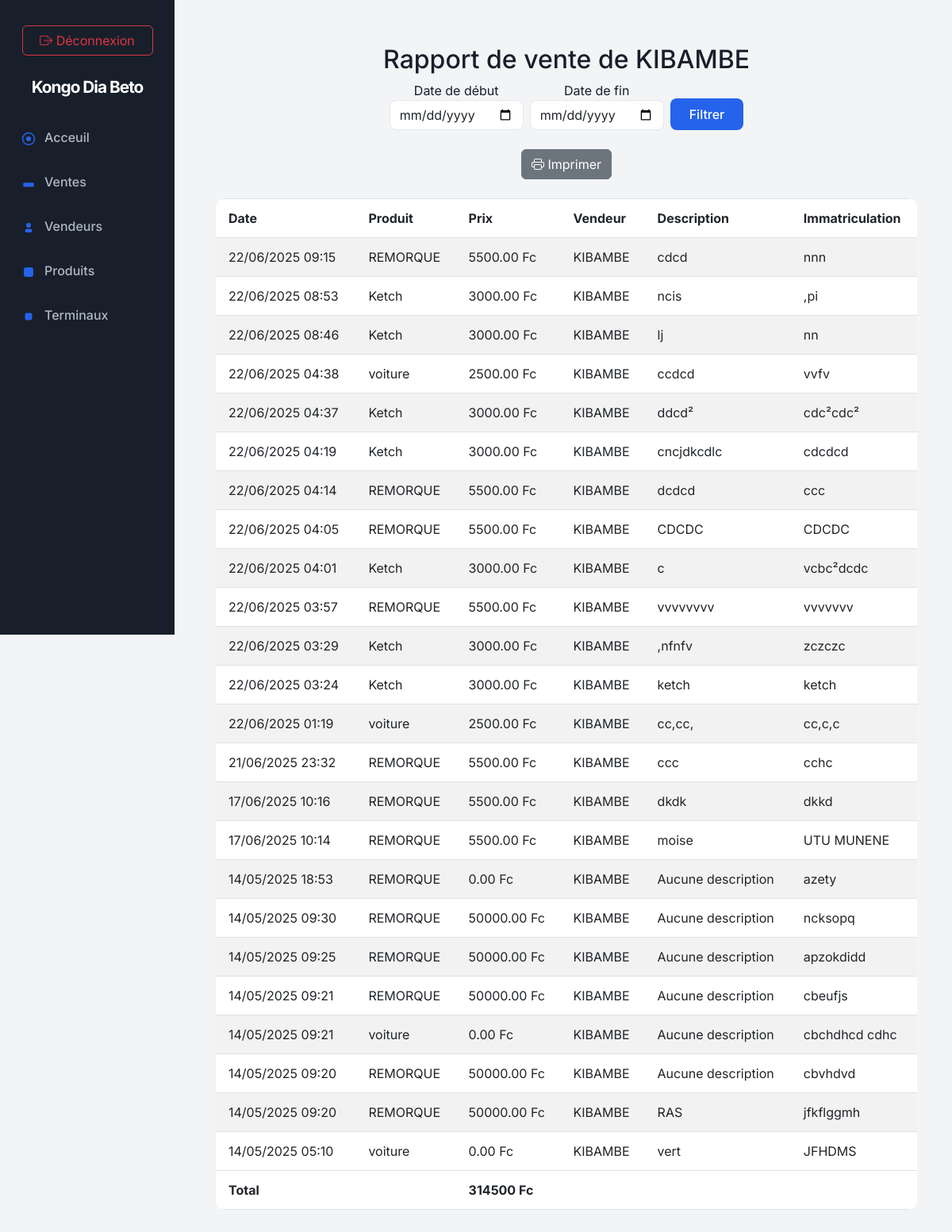
The app's page /api/rapport-vendeur/print/2/ (signed in), older data.
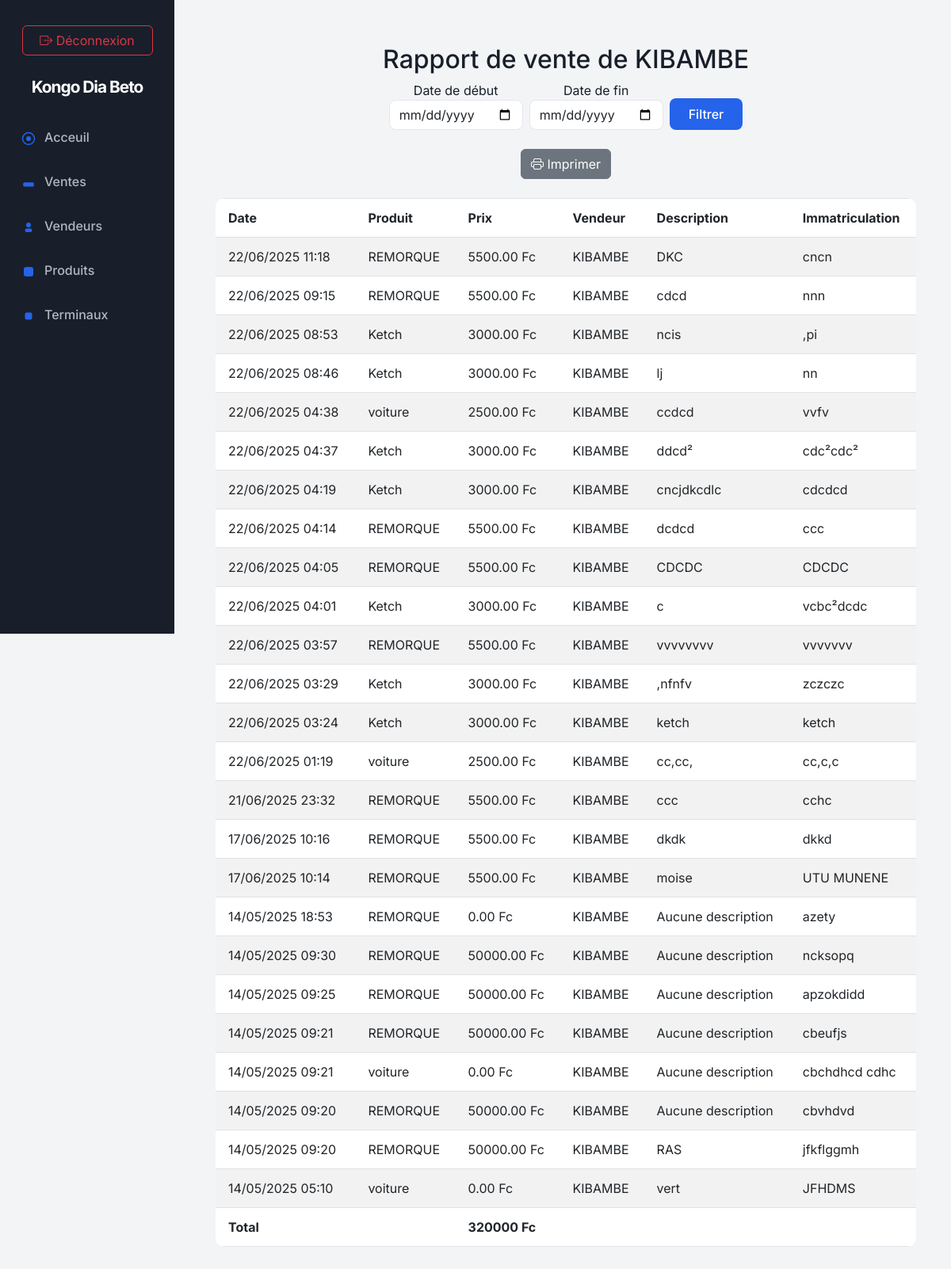
The same page, newer data.
### apps/sales/models.py (models this page shows, shortened)
class Sale(models.Model):
    produit = models.ForeignKey('Produit', on_delete=models.CASCADE)  # Champ correct
    seller = models.ForeignKey('Vendeur', on_delete=models.CASCADE)
    description = models.TextField(default="Aucune description")
    license_plate = models.CharField(max_length=20)
    price = models.DecimalField(max_digits=10, decimal_places=2, default=0.0)
    created_at = models.DateTimeField(auto_now_add=True)
    SOURCE_CHOICES = [
        ('POS', 'Point of Sale'),
        ('WEB', 'Web'),
        ('OTHER', 'Autre'),
    ]
    source = models.CharField(max_length=10, choices=SOURCE_CHOICES, default='WEB')

class Produit(models.Model):
    nom_produit = models.CharField(max_length=100)  # Nom du produit
    prix = models.DecimalField(max_digits=10, decimal_places=2, default=0.0)  # Prix par défaut
    default_description = models.TextField(blank=True, null=True)  # Description par défaut
    created_at = models.DateTimeField(default=now)  # Utiliser timezone.now comme valeur par défaut

class Vendeur(models.Model):
    nom_du_vendeur = models.CharField(max_length=100)
    email = models.EmailField(max_length=255, unique=True)  # Adresse e-mail

### apps/sales/views.py (the view)
# urls.py: path('rapport-vendeur/print/', rapport_vente_vendeur_print, name='rapport_vente_vendeur_print'),
@login_required
def rapport_vente_vendeur_print(request, vendeur_id=None):
    date_debut = request.GET.get('date_debut')
    date_fin = request.GET.get('date_fin')
    if vendeur_id:
        vendeur = Vendeur.objects.get(id=vendeur_id)
        ventes = Sale.objects.filter(seller=vendeur)
        if date_debut and date_fin:
            ventes = ventes.filter(created_at__date__gte=date_debut, created_at__date__lte=date_fin)
        ventes = ventes.order_by('-created_at')
    else:
        vendeur = None
        ventes = Sale.objects.all()
        if date_debut and date_fin:
            ventes = ventes.filter(created_at__date__gte=date_debut, created_at__date__lte=date_fin)
        ventes = ventes.order_by('-created_at')
    total_ventes = ventes.aggregate(total=Sum('price'))['total'] or 0
    return render(request, 'rapport_vente_vendeur_print.html', {
        'ventes': ventes,
        'vendeur': vendeur,
        'total_ventes': total_ventes,
        'date_debut': date_debut,
        'date_fin': date_fin,
    })

### apps/sales/templates/rapport_vente_vendeur_print.html (shortened to what this page needs)
{% extends "base.html" %}
{% block content %}
<div class="container mt-4">
    <div class="text-center mb-4">
        <h2>Rapport de vente {% if vendeur %}de {{ vendeur.nom_du_vendeur }}{% else %}global{% endif %}</h2>
        <div class="mb-3 d-print-none">
            <form method="get" class="row g-2 justify-content-center align-items-end">
                <div class="col-auto">
                    <label for="date_debut" class="form-label mb-0">Date de début</label>
                    <input type="date" class="form-control" id="date_debut" name="date_debut" value="{{ date_debut }}">
                </div>
                <div class="col-auto">
                    <label for="date_fin" class="form-label mb-0">Date de fin</label>
                    <input type="date" class="form-control" id="date_fin" name="date_fin" value="{{ date_fin }}">
                </div>
                <div class="col-auto">
                    <button type="submit" class="btn btn-primary">Filtrer</button>
                </div>
            </form>
        </div>
        <button class="btn btn-secondary d-print-none mt-2" onclick="window.print()"><i class="bi bi-printer"></i> Imprimer</button>
    </div>
    <table class="table table-bordered table-striped">
        <thead>
            <tr>
                <th>Date</th>
                <th>Produit</th>
                <th>Prix</th>
                <th>Vendeur</th>
                <th>Description</th>
                <th>Immatriculation</th>
            </tr>
        </thead>
        <tbody>
            {% for vente in ventes %}
            <tr>
                <td>{{ vente.created_at|date:'d/m/Y H:i' }}</td>
                <td>{{ vente.produit.nom_produit }}</td>
                <td>{{ vente.price }} Fc</td>
                <td>{{ vente.seller.nom_du_vendeur }}</td>
                <td>{{ vente.description }}</td>
                <td>{{ vente.license_plate }}</td>
            </tr>
            {% empty %}
            <tr><td colspan="6" class="text-center">Aucune vente trouvée.</td></tr>
            {% endfor %}
        </tbody>
        <tfoot>
            <tr>
                <th colspan="2">Total</th>
                <th colspan="4">{{ total_ventes|default:0 }} Fc</th>
            </tr>
        </tfoot>
    </table>
</div>
{% endblock %}

Row changes from the older to the newer data that the page shows:
added Sale: created_at "22/06/2025 11:18", produit.nom_produit "REMORQUE", price "5500.00", seller.nom_du_vendeur "KIBAMBE", description "DKC", license_plate "cncn"
Text that changed along with them:
{{ total_ventes|default:0 }}: "314500" → "320000"
